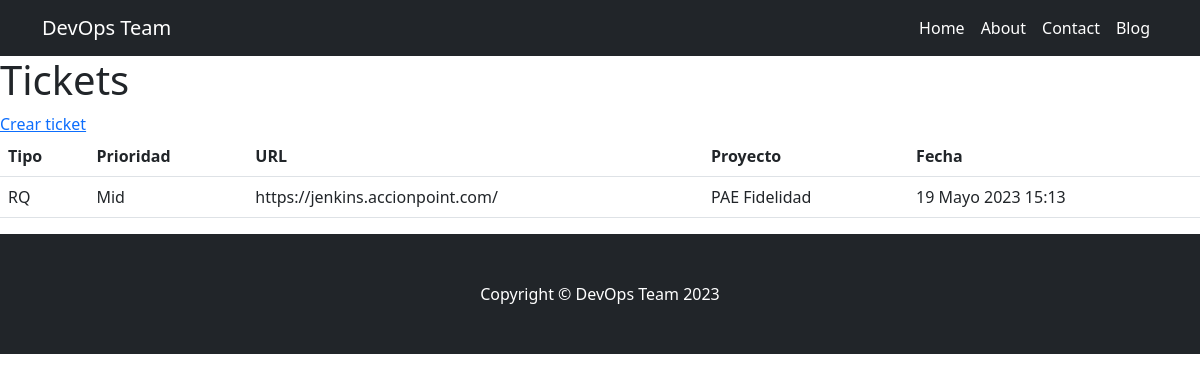
The page /blog/ on the database as committed earlier.
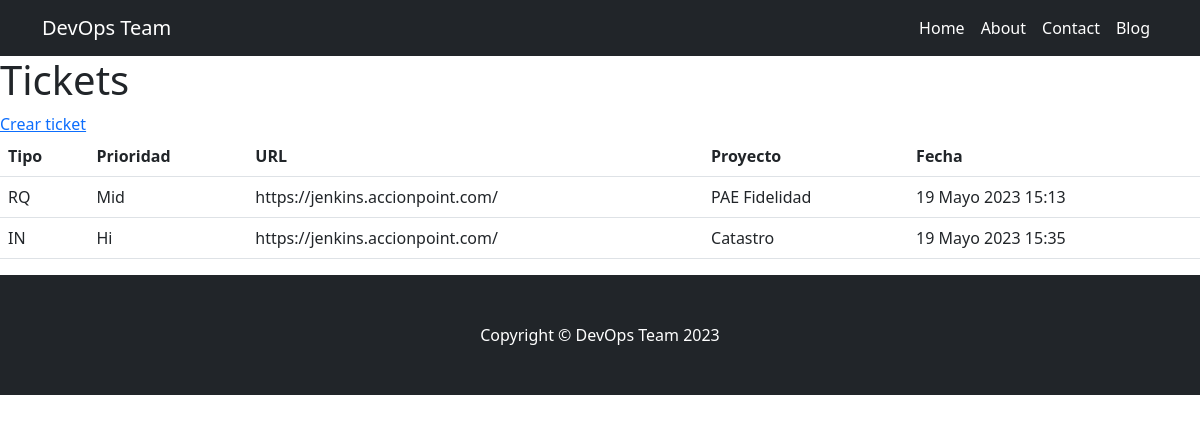
The same page on the database as committed later.
### MVT/models.py (models this page shows, shortened)
class Incident(models.Model):
    tipe = models.CharField(max_length=2, choices=tipe_incident)
    level = models.CharField(max_length=5, choices=level_choices)
    url = models.URLField()
    project = models.CharField(max_length=40)
    date_time = models.DateTimeField(auto_now_add=True)

### MVT/views.py (the view)
# urls.py: path('blog/', ViewTicket.as_view(), name='blog'),
class ViewTicket(ListView):
    model = Incident
    template_name = 'blog.html'

### MVT/templates/blog.html
{% extends "base.html" %}
{% block contenido %}
<section>
  <div>
    <h1>Tickets</h1>
    <a href="{% url 'contact' %}">Crear ticket</a>
    <br>
    <table class="table">
      <tbody>
        <tr>
          <th>Tipo</th>
          <th>Prioridad</th>
          <th>URL</th>
            <th>Proyecto</th>
            <th>Fecha</th>
        </tr>
        {% for ticket in object_list %}
        <tr>
          <td>{{ ticket.tipe }}</td>
          <td>{{ ticket.level }}</td>
          <td>{{ ticket.url }}</td>
          <td>{{ ticket.project }}</td>
          <td>{{ ticket.date_time }}</td>
        </tr>
        {% endfor %}
      </tbody>
    </table>
  </div>
</section>
{% endblock %}

Rows that differ between the two databases and show on the page:
added Incident: tipe "IN", level "Hi", url "https://jenkins.accionpoint.com/", project "Catastro", date_time "19 Mayo 2023 15:35"
